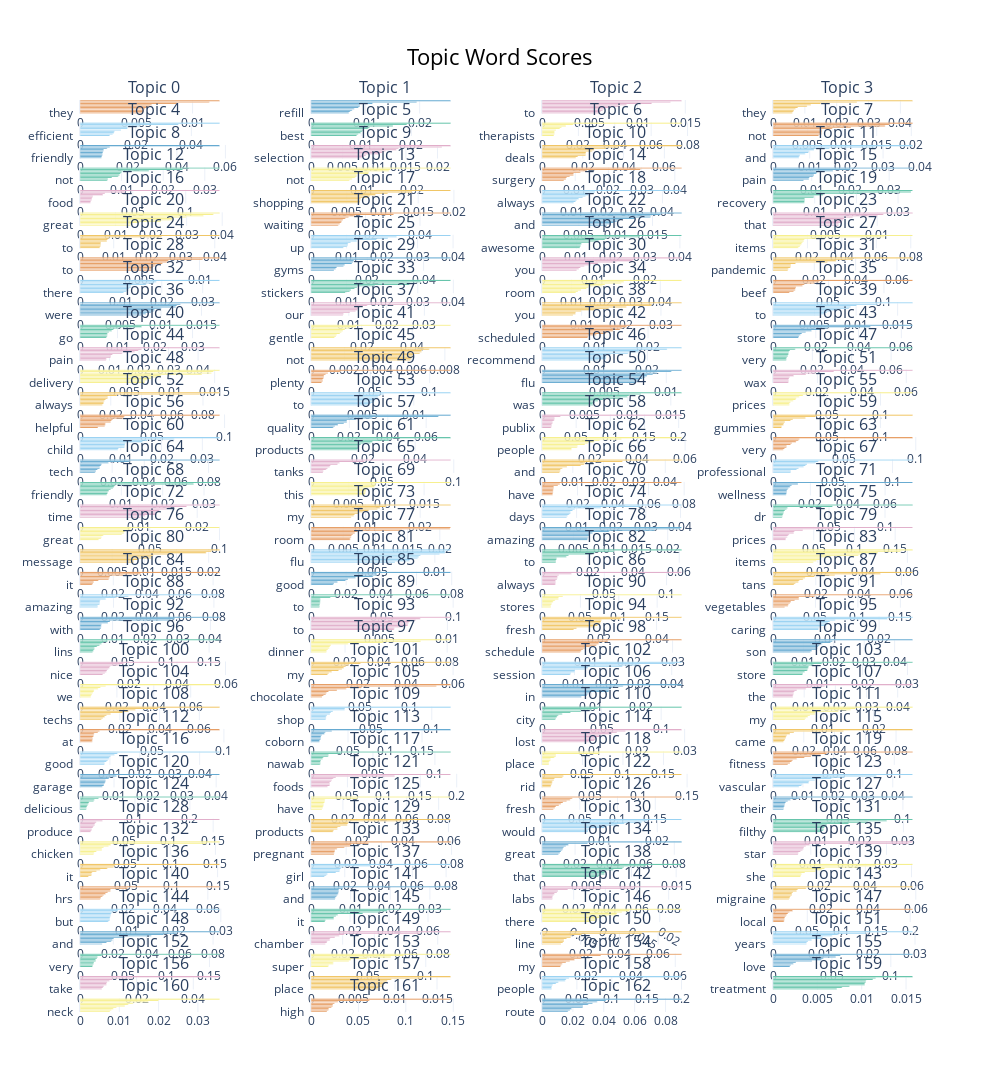

Notebook source saved alongside this figure:
### Code cell
fig1 = topic_model.visualize_barchart(top_n_topics = 163, n_words = 10)
fig1.write_html("TOPKEYWORDS_10_BARCHART.html")
fig1.show()
